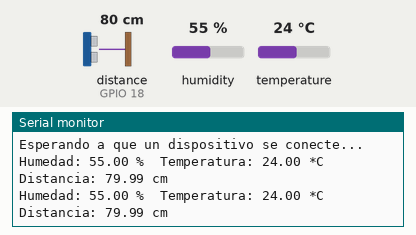
Bench run of a sketch on a simulated ESP32. Shown: the last lines printed to the serial monitor. Wiring (inferred from the names in the program): ultrasonic range finder: trigger GPIO 5; echo GPIO 18. The inputs (shaded band) are chosen by the test bench; at power-on: distance to the obstacle (sensor on GPIO 18) 80 cm, humidity 55 %, temperature 24 °C. The echo pulse lasts 58.3 µs per cm; nothing arrives over Bluetooth unless stated; a phone connects over Bluetooth LE 3 s after start.

Above: at 1.8 s.
1.9 s: distance to the obstacle (sensor on GPIO 18) set to 2 cm
At 3.9 s:
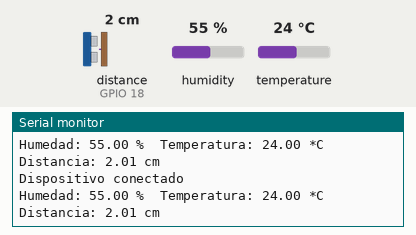
4.5 s: humidity set to 22 %
At 5.8 s:
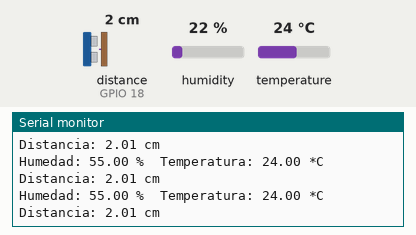
6.0 s: temperature set to 12 °C
At 7.4 s:
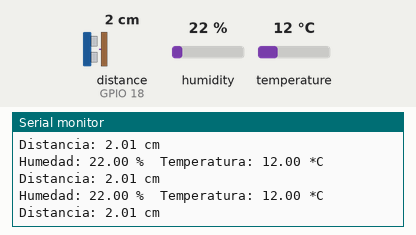
7.5 s: distance to the obstacle (sensor on GPIO 18) set to 4 cm
At 8.8 s:
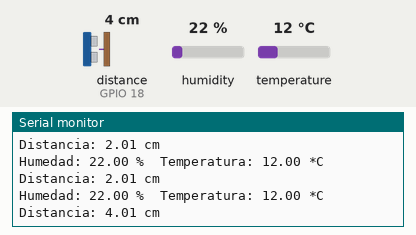
9.0 s: humidity set to 40 %
At 10.0 s:
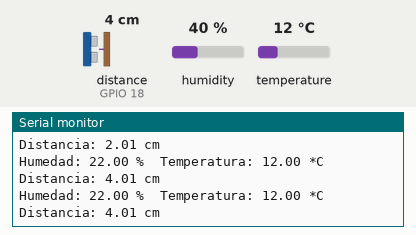
Timing chart, 0 to 11.5 s (numbered marks = the images above; inputs shaded):
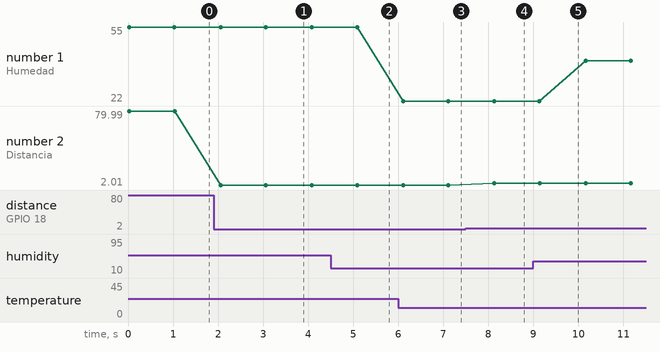

The sketch:

HumidityBLE.ino
```cpp
#include <DHT.h>
#include <BLEDevice.h>
#include <BLEServer.h>
#include <BLEUtils.h>
#include <BLE2902.h>

// Definiciones para el sensor DHT11
#define DHTPIN 4
#define DHTTYPE DHT11
DHT dht(DHTPIN, DHTTYPE);

// Definiciones para el sensor de distancia ultrasónico
const int trigPin = 5;
const int echoPin = 18;

// Variables para la duración del pulso y la distancia
long duration;
float distanceCm;

// Definiciones para BLE
#define SERVICE_UUID        "4fafc201-1d5b-459e-8f4f-929fbc0846f3" // UUID del servicio BLE
#define TEMPERATURE_CHARACTERISTIC_UUID "beb5483e-36e1-4688-b7f5-ea07361b26a8" // UUID de la característica de temperatura
#define HUMIDITY_CHARACTERISTIC_UUID    "beb5483f-36e1-4688-b7f5-ea07361b26a8"    // UUID de la característica de humedad
#define DISTANCE_CHARACTERISTIC_UUID    "beb54840-36e1-4688-b7f5-ea07361b26a8"  // UUID de la caracteristica de distancia

// Variables BLE
BLEServer *pServer = NULL;
BLECharacteristic *pTemperatureCharacteristic = NULL;
BLECharacteristic *pHumidityCharacteristic = NULL;
BLECharacteristic *pDistanceCharacteristic = NULL;
bool deviceConnected = false;
bool oldDeviceConnected = false;

// Función para enviar datos BLE
void sendDataBLE(float temperature, float humidity, float distance) {
  if (deviceConnected) {
    String tempData = String(temperature);
    String humidityData = String(humidity);
    String distanceData = String(distance);

    pTemperatureCharacteristic->setValue(tempData.c_str());
    pTemperatureCharacteristic->notify(); // Notificar al dispositivo conectado

    pHumidityCharacteristic->setValue(humidityData.c_str());
    pHumidityCharacteristic->notify();

    pDistanceCharacteristic->setValue(distanceData.c_str());
    pDistanceCharacteristic->notify();
  }
}

// Callback para manejar la conexión/desconexión de dispositivos BLE
class MyServerCallbacks : public BLEServerCallbacks {
  void onConnect(BLEServer* pServer) {
    deviceConnected = true;
    Serial.println("Dispositivo conectado");
  };

  void onDisconnect(BLEServer* pServer) {
    deviceConnected = false;
    Serial.println("Dispositivo desconectado");
  }
};

void setup() {
  Serial.begin(115200);
  Serial.println("Iniciando mediciones...");

  // Inicializar el sensor DHT
  dht.begin();

  // Configurar los pines del sensor ultrasónico
  pinMode(trigPin, OUTPUT);
  pinMode(echoPin, INPUT);

  // Inicializar BLE
  BLEDevice::init("ESP32_DHT_Ultrasonic"); // Nombre del dispositivo BLE
  pServer = BLEDevice::createServer();
  pServer->setCallbacks(new MyServerCallbacks());

  // Crear el servicio BLE
  BLEService *pService = pServer->createService(SERVICE_UUID);

  // Crear las características BLE para temperatura, humedad y distancia
  pTemperatureCharacteristic = pService->createCharacteristic(
                               TEMPERATURE_CHARACTERISTIC_UUID,
                               BLECharacteristic::PROPERTY_READ |
                               BLECharacteristic::PROPERTY_NOTIFY
                             );
  pTemperatureCharacteristic->addDescriptor(new BLE2902());

  pHumidityCharacteristic = pService->createCharacteristic(
                              HUMIDITY_CHARACTERISTIC_UUID,
                              BLECharacteristic::PROPERTY_READ |
                              BLECharacteristic::PROPERTY_NOTIFY
                            );
  pHumidityCharacteristic->addDescriptor(new BLE2902());

  pDistanceCharacteristic = pService->createCharacteristic(
                              DISTANCE_CHARACTERISTIC_UUID,
                              BLECharacteristic::PROPERTY_READ |
                              BLECharacteristic::PROPERTY_NOTIFY
                            );
  pDistanceCharacteristic->addDescriptor(new BLE2902());

  // Iniciar el servicio BLE
  pService->start();

  // Iniciar la publicidad BLE
  BLEAdvertising *pAdvertising = BLEDevice::getAdvertising();
  pAdvertising->setAppearance(0x00); //Establece la apariencia del dispositivo, 0x00 es desconocido
  pAdvertising->addServiceUUID(SERVICE_UUID);
  pAdvertising->setScanResponse(true);
  pAdvertising->start();

  Serial.println("Esperando a que un dispositivo se conecte...");
}

void loop() {
  // Leer los valores del sensor DHT11
  float h = dht.readHumidity();
  float t = dht.readTemperature(); // Lectura en Celsius

  // Verificar si hubo algún error en la lectura del DHT
  if (isnan(h) || isnan(t)) {
    Serial.println("Error al leer el sensor DHT!");
  } else {
    Serial.print("Humedad: ");
    Serial.print(h);
    Serial.print(" %\t");
    Serial.print("Temperatura: ");
    Serial.print(t);
    Serial.println(" *C");
  }

  // Medir la distancia con el sensor ultrasónico
  digitalWrite(trigPin, LOW);
  delayMicroseconds(2);
  digitalWrite(trigPin, HIGH);
  delayMicroseconds(10);
  digitalWrite(trigPin, LOW);
  duration = pulseIn(echoPin, HIGH);
  distanceCm = duration * 0.0343 / 2;

  Serial.print("Distancia: ");
  Serial.print(distanceCm);
  Serial.println(" cm");

  // Enviar datos por BLE
  sendDataBLE(t, h, distanceCm);

  // Desconectar y reconectar
  if (!deviceConnected && oldDeviceConnected) {
      delay(500); // Esperar a que se complete la desconexión
      pServer->startAdvertising(); // Reiniciar la publicidad
      Serial.println("Iniciando publicidad");
  }
  oldDeviceConnected = deviceConnected;

  delay(1000);
}
```

Measured:
- after the input at 1.9 s, the serial monitor: prints a new line after 0.16 s (image 1)
- after the input at 6.0 s, the serial monitor: prints a new line after 0.11 s (image 3)
- after the input at 7.5 s, the serial monitor: prints a new line after 0.64 s (image 4)
- plotted number 1: 22 → 40 after the input at 9.0 s
- plotted number 2: 79.99 → 2.01 after the input at 1.9 s, 2.01 → 4.01 after the input at 7.5 s
